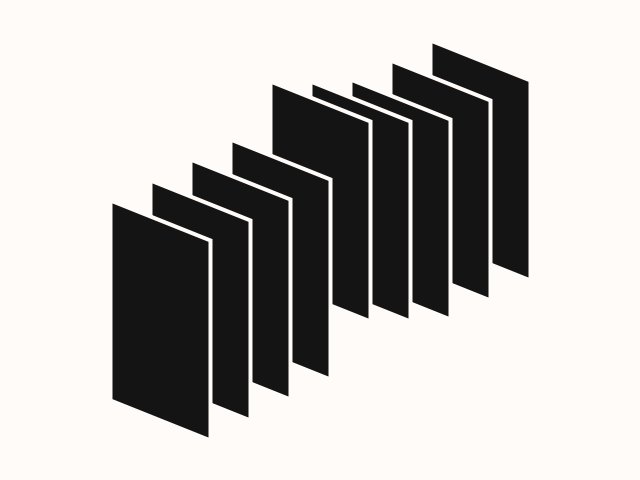
Frame 1 (no input)
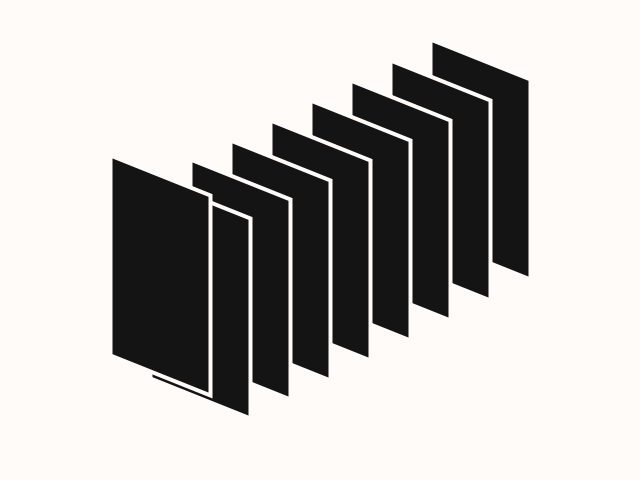
Frame 60 (the mouse pressed at the canvas centre just before this capture)
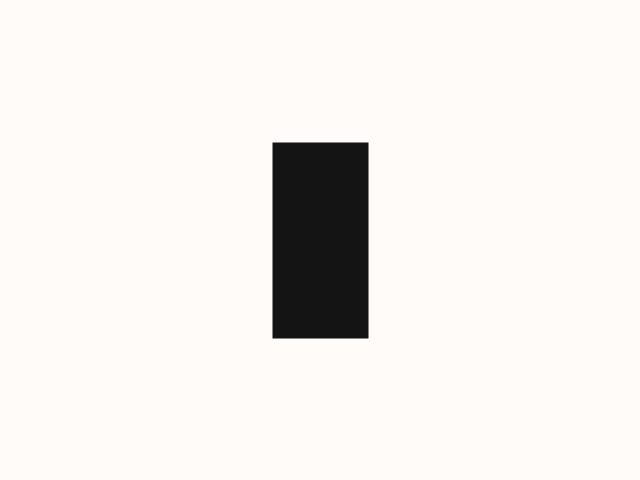
Frame 120 (the mouse held since frame 60 and released just before this capture)

The Processing sketch that drew these frames (run headless with seeded random() and noise(); from frame 60 on, the mouse is pressed at the canvas centre):

// Processing sketch: board
// ── board.pde
void setup(){
  size(640, 480);
  rectMode(CENTER);
  fill(20);
  stroke(255, 251, 249);
  strokeWeight(4);
}

void draw(){
  background(255, 251, 249);
  translate(width / 2, height / 2);
  int num = 10;
  float intervalX = map(mouseX, 0, width, 40, -40);
  float intervalY = map(abs(mouseX - width / 2), 0, width / 2, 0, -20);
  float rectX = 100;
  float rectY = 200;
  float tilt = map(mouseX, 0, width, -20, 20);
  for(int i = num - 1; i > 0; i--){
    pushMatrix();
    float rhytm = map(pow(abs(sin(frameCount * 0.03 - i * 0.3)), 50), 0, 1, 0, -50)
                * map(abs(mouseX - width / 2), 0, width / 2, 0, 1);
    translate(intervalX * (i - num / 2.0), intervalY * (i - num / 2.0) + rhytm);
    beginShape();
    vertex(-rectX / 2.0, -rectY / 2.0 + tilt);
    vertex(rectX / 2.0, -rectY / 2.0 - tilt);
    vertex(rectX / 2.0, rectY / 2.0 - tilt);
    vertex(-rectX / 2.0, rectY / 2.0 + tilt);
    endShape(CLOSE);
    popMatrix();
  }
}
